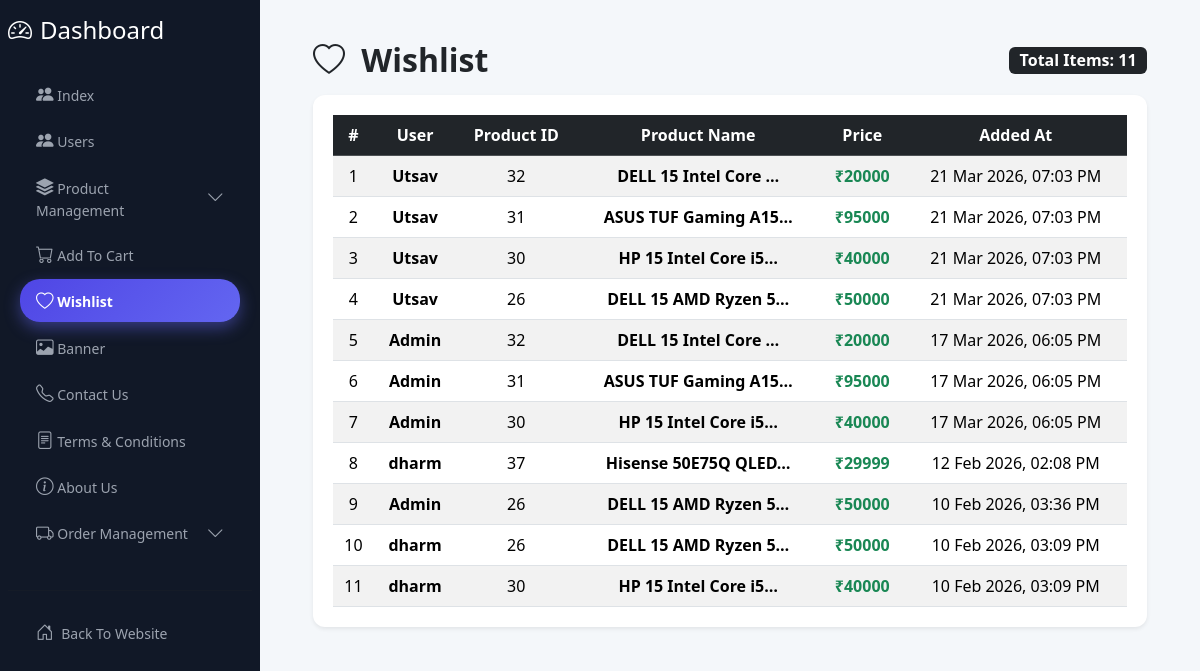
/dashboard/dashboard/wishlist/, run on an earlier commit of the app's database.
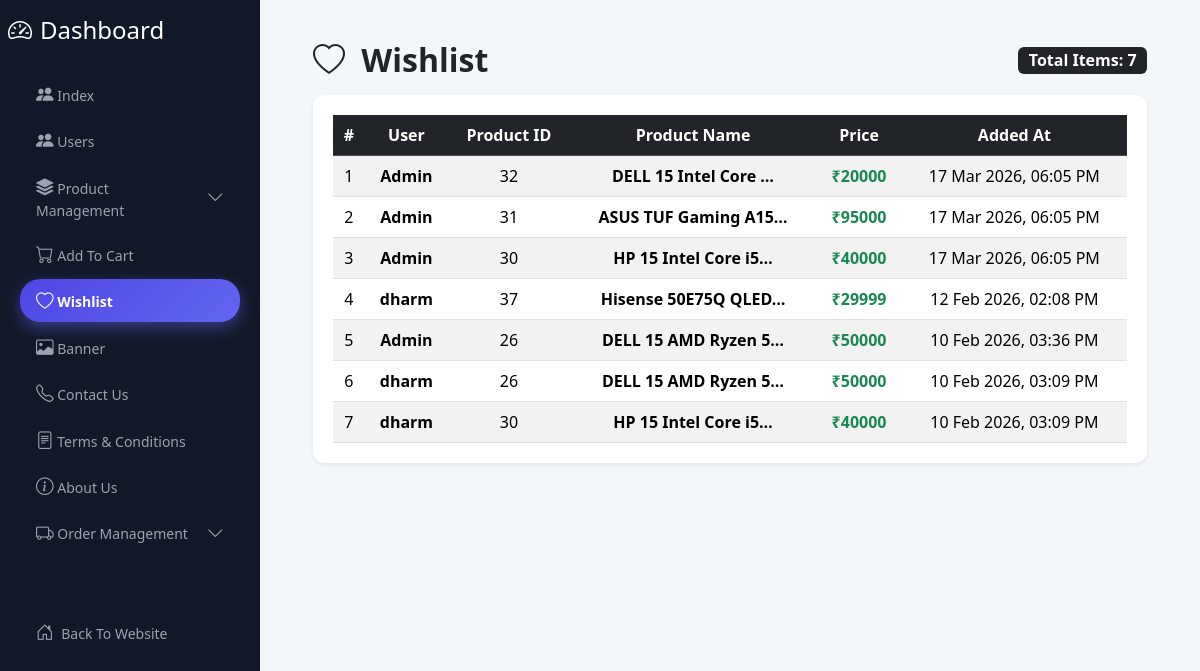
And on a later commit of the database.
### cart/models.py (models this page shows, shortened)
class Wishlist(BaseModel):
    user = models.ForeignKey(settings.AUTH_USER_MODEL, on_delete=models.CASCADE)
    product = models.ForeignKey(Product, on_delete=models.CASCADE)
    class Meta:
        unique_together = ('user', 'product')

### users/models.py (models this page shows, shortened)
class BaseModel(models.Model):
    created_at = models.DateTimeField(auto_now_add=True,null=True)
    updated_at = models.DateTimeField(auto_now=True)
    class Meta:
        abstract = True

class User(BaseModel, AbstractUser):
    ROLE_CHOICES = (('admin', 'Admin'),('customer', 'Customer'),)
    role = models.CharField(max_length=20,choices=ROLE_CHOICES,default='customer')
    contact_number = models.CharField(max_length=15,blank=True,null=True,unique=True)
    address = models.TextField(blank=True, null=True)

### product/models.py (models this page shows, shortened)
class Product(models.Model):
    sub_category = models.ForeignKey(SubCategory,on_delete=models.CASCADE,related_name="products",null=True,blank=True)
    name = models.CharField(max_length=150)
    price = models.IntegerField()
    discount = models.PositiveIntegerField()
    stock = models.PositiveIntegerField(default=0)
    screen_size = models.CharField(max_length=50, blank=True, null=True)
    ram = models.CharField(max_length=50, blank=True, null=True)
    rom = models.CharField(max_length=50, blank=True, null=True)
    refresh_rate = models.CharField(max_length=30, blank=True, null=True)
    memory = models.CharField(max_length=50, blank=True, null=True)
    created_at = models.DateTimeField(auto_now_add=True,null=True)
    updated_at = models.DateTimeField(auto_now=True)

### dashboard/views.py (the view)
# urls.py: path("dashboard/wishlist/", WishlistDashboardView.as_view(), name="wishlist_dashboard"),
class WishlistDashboardView(ListView):
    model = Wishlist
    template_name = "dashboard/wishlist.html"
    context_object_name = "wishlist_items"
    def get_queryset(self):
        return (
            Wishlist.objects
            .select_related("user", "product")
            .order_by("-created_at")
        )

### cart/context_processors.py (called while the page is built)
def cart_count(request):
    if request.user.is_authenticated:
        count = Cart.objects.filter(user=request.user).aggregate(
            total=models.Sum("quantity")
        )["total"] or 0
        return {"cart_count": count}
    return {"cart_count": 0}

### product/context_processors.py (called while the page is built)
def category_context(request):
    return {
        'header_categories': Category.objects.all().prefetch_related('subcategories')
    }

### template/dashboard/wishlist.html (shortened to what this page needs)
{% extends "dashboard/base.html" %}
{% block content %}
<div class="container-fluid">
  <div class="d-flex justify-content-between align-items-center mb-3">
    <h2 class="fw-bold mb-0">
      <i class="bi bi-heart me-2"></i> Wishlist
    </h2>
    <span class="badge bg-dark fs-6">
      Total Items: {{ wishlist_items|length }}
    </span>
  </div>
  <div class="card shadow-sm border-0">
    <div class="card-body p-0">
      <div id="wishlist-table-wrapper" class="table-responsive">
        <table
          id="wishlistTable"
          class="table table-striped table-hover mb-0 text-center align-middle nowrap"
          style="width:100%"
        >
          <thead class="table-dark">
            <tr>
              <th>#</th>
              <th>User</th>
              <th>Product ID</th>
              <th>Product Name</th>
              <th>Price</th>
              <th>Added At</th>
            </tr>
          </thead>
          <tbody>
            {% for item in wishlist_items %}
            <tr>
              <td>{{ forloop.counter }}</td>
              <td class="fw-semibold">
                {{ item.user.username }}
              </td>
              <td>{{ item.product.id }}</td>
              <td class="fw-semibold">
                {{ item.product.name|truncatechars:20 }}
              </td>
              <td class="text-success fw-bold">
                ₹{{ item.product.price }}
              </td>
              <td>
                {{ item.created_at|date:"d M Y, h:i A" }}
              </td>
            </tr>
            {% endfor %}
          </tbody>
        </table>
      </div>
    </div>
  </div>
</div>
{% endblock content %}

### template/dashboard/base.html (shortened to what this page needs)
{% load static %}
<!doctype html>
<html lang="en">
<head>
  <link
    href="https://cdn.jsdelivr.net/npm/bootstrap@5.3.8/dist/css/bootstrap.min.css"
    rel="stylesheet"
  />
  <link
    rel="stylesheet"
    href="https://cdn.jsdelivr.net/npm/bootstrap-icons@1.13.1/font/bootstrap-icons.min.css"
  />
  <link
    rel="stylesheet"
    href="https://cdn.datatables.net/1.13.8/css/dataTables.bootstrap5.min.css"
  />
  <link
    rel="stylesheet"
    href="https://cdn.datatables.net/responsive/2.5.0/css/responsive.bootstrap5.min.css"
  />
  <link rel="stylesheet" href="{% static 'dashboard/css/style.css' %}" />
</head>
<body>
  <div class="main-container d-flex">
    {% include "dashboard/sidebar.html" %}
    <div class="content flex-grow-1">
      <div class="p-3">
        {% block content %}{% endblock %}
      </div>
    </div>
  </div>
  <div class="toast-container position-fixed top-0 end-0 p-3" style="z-index:1100">
  </div>
</body>
</html>

### template/dashboard/sidebar.html (shortened to what this page needs)
<div class="sidebar" id="side_nav">
    <div class="header-box px-2 pt-3 pb-4 d-flex justify-content-between">
        <h1 class="fs-4 mb-0">
            <span class="text-white">
                <i class="bi bi-speedometer2 me-2"></i>Dashboard
            </span>
        </h1>
    </div>
    <ul class="list-unstyled px-2">
        <li class="{% if request.resolver_match.url_name == 'dashboard_index' %}active{% endif %}">
            <a href="{% url 'dashboard_index' %}" class="text-decoration-none px-3 py-2 d-block">
                <i class="bi bi-people-fill"></i> Index
            </a>
        </li>
        <li class="{% if request.resolver_match.url_name == 'user_list' %}active{% endif %}">
            <a href="{% url 'user_list' %}" class="text-decoration-none px-3 py-2 d-block">
                <i class="bi bi-people-fill"></i> Users
            </a>
        </li>
        {% with current=request.resolver_match.url_name %}
        <li class="dropdown">
            <a href="#"
            class="text-decoration-none px-3 py-2 d-block d-flex justify-content-between"
            data-bs-toggle="collapse"
            data-bs-target="#categoryMenu"
            aria-expanded="{% if current in 'categoery_list subcategory_list product_list' %}true{% else %}false{% endif %}">
                <span>
                    <i class="bi bi-stack"></i> Product Management
                </span>
                <i class="bi bi-chevron-down"></i>
            </a>
        </li>
        {% endwith %}
        <li class="{% if request.resolver_match.url_name == 'cart_dashboard' %}active{% endif %}">
            <a href="{% url 'cart_dashboard' %}" class="text-decoration-none px-3 py-2 d-block">
                <i class="bi bi-cart"></i> Add To Cart
            </a>
        </li>
        <li class="{% if request.resolver_match.url_name == 'wishlist_dashboard' %}active{% endif %}">
            <a href="{% url 'wishlist_dashboard' %}" class="text-decoration-none px-3 py-2 d-block">
                <i class="bi bi-heart"></i> Wishlist
            </a>
        </li>
        <li class="{% if request.resolver_match.url_name == 'banner' %}active{% endif %}">
            <a href="{% url 'banner' %}" class="text-decoration-none px-3 py-2 d-block">
                <i class="bi bi-image"></i> Banner
            </a>
        </li>
        <li class="{% if request.resolver_match.url_name == 'contactus' %}active{% endif %}">
            <a href="{% url 'contactus' %}" class="text-decoration-none px-3 py-2 d-block">
                <i class="bi bi-telephone"></i> Contact Us
            </a>
        </li>
        <li class="{% if request.resolver_match.url_name == 'terms_edit' %}active{% endif %}">
            <a href="{% url 'terms_edit' %}" class="text-decoration-none px-3 py-2 d-block">
                <i class="bi bi-file-text"></i> Terms & Conditions
            </a>
        </li>
        <li class="{% if request.resolver_match.url_name == 'about_edit' %}active{% endif %}">
            <a href="{% url 'about_edit' %}" class="text-decoration-none px-3 py-2 d-block">
                <i class="bi bi-info-circle"></i> About Us
            </a>
        </li>
{% with current=request.resolver_match.url_name %}
<li class="dropdown">
    <a href="#"
       class="text-decoration-none px-3 py-2 d-block d-flex justify-content-between"
       data-bs-toggle="collapse"
       data-bs-target="#orderMenu"
       aria-expanded="{% if current == 'admin_order_list' or current == 'cancle_orders' or current == 'admin_pending_calendar' or current == 'dashboard_coupons' %}true{% else %}false{% endif %}">
        <span>
            <i class="bi bi-truck"></i> Order Management
        </span>
        <i class="bi bi-chevron-down"></i>
    </a>
</li>
{% endwith %}
    </ul>
    <hr class="h-color mx-2">
    <ul class="list-unstyled px-2">
        <li>
            <a href="/" class="text-decoration-none px-3 py-2 d-block">
                <i class="bi bi-house-door me-1"></i> Back To Website
            </a>
        </li>
    </ul>
</div>

### static/dashboard/css/style.css (style rules this page uses)
:root { --sidebar-width: 260px; --bg-main: #f3f4f6; --side-bg: #111827; --accent: #6366f1; --text-light: #9ca3af; --transition: all 0.3s cubic-bezier(0.4, 0, 0.2, 1); }
body { background-color: var(--bg-main); font-family: 'Inter', system-ui, -apple-system, sans-serif; margin: 0; }
.main-container { display: flex; min-height: 100vh; }
#side_nav { min-width: var(--sidebar-width); max-width: var(--sidebar-width); background: var(--side-bg); transition: var(--transition); display: flex; flex-direction: column; z-index: 1100; }
.content { flex-grow: 1; padding: 25px; width: 100%; }
.sidebar li { margin: 4px 12px; }
.sidebar li a { color: var(--text-light); font-size: 14px; font-weight: 500; border-radius: 8px; transition: var(--transition); display: flex; align-items: center; gap: 12px; }
.sidebar li a i { font-size: 1.1rem; }
.sidebar li.active { background: linear-gradient( 135deg, #4f46e5, #6366f1 ); box-shadow: 0 6px 16px rgba(99, 102, 241, 0.45); border-radius: 20px; }
.sidebar li.active a { color: #ffffff !important; font-weight: 600; }
.sidebar li.active a { color: #fff !important; }
.card { background: #fff; border: none; border-radius: 16px; padding: 24px; box-shadow: 0 10px 15px -3px rgba(0, 0, 0, 0.1); transition: var(--transition); }
.card-body { padding: 15px; }
.card { background: #ffffff; color: #000; padding: 20px; border-radius: 12px; box-shadow: 0 8px 20px rgba(0, 0, 0, 0.1); transition: transform 0.3s ease; }
:root { --primary-blue: #2874f0; --bg-light: #f4f7fa; --text-muted: #6c757d; }
body { background-color: var(--bg-light); font-family: 'Segoe UI', Tahoma, Geneva, Verdana, sans-serif; }

### template/dashboard/wishlist.html (style rules this page uses)
#wishlist-table-wrapper { max-height: 500px; overflow: auto; }

What changed in the data, as far as the page shows it:
removed Wishlist: user.username "Utsav", product.id "32", product.name "DELL 15 Intel Core …", product.price "20000", created_at "21 Mar 2026, 07:03 PM"
removed Wishlist: user.username "Utsav", product.id "31", product.name "ASUS TUF Gaming A15…", product.price "95000", created_at "21 Mar 2026, 07:03 PM"
removed Wishlist: user.username "Utsav", product.id "30", product.name "HP 15 Intel Core i5…", product.price "40000", created_at "21 Mar 2026, 07:03 PM"
removed Wishlist: user.username "Utsav", product.id "26", product.name "DELL 15 AMD Ryzen 5…", product.price "50000", created_at "21 Mar 2026, 07:03 PM"
Also different on the page:
{{ wishlist_items|length }}: "11" → "7"
